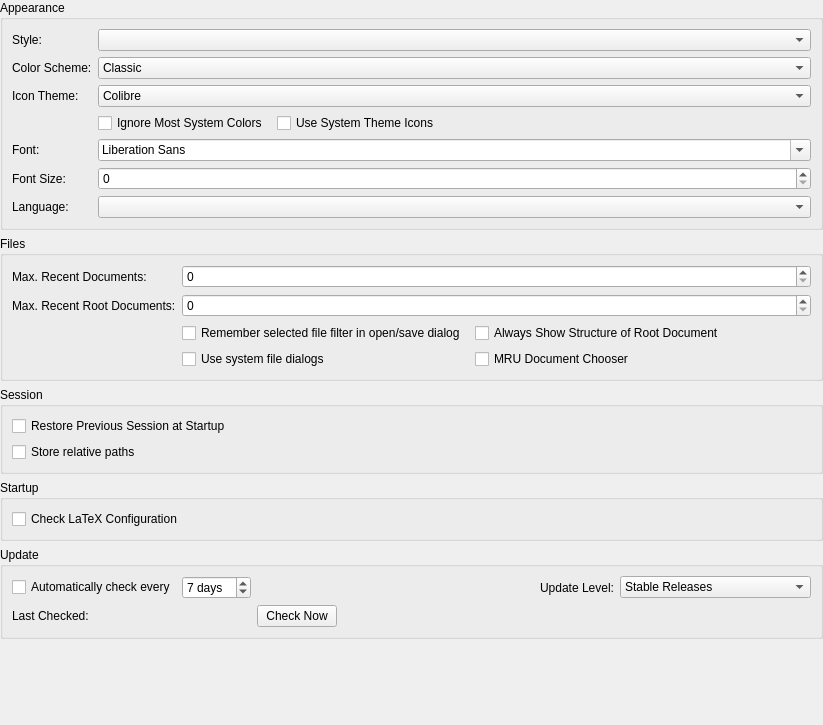
             <widget class="QWidget" name="scrollAreaWidgetContents">
              <property name="geometry">
               <rect>
                <x>0</x>
                <y>0</y>
                <width>823</width>
                <height>725</height>
               </rect>
              </property>
              <layout class="QVBoxLayout" name="verticalLayout">
               <property name="leftMargin">
                <number>0</number>
               </property>
               <property name="topMargin">
                <number>0</number>
               </property>
               <property name="rightMargin">
                <number>0</number>
               </property>
               <property name="bottomMargin">
                <number>0</number>
               </property>
               <item>
                <widget class="QGroupBox" name="groupBox_Appearance">
                 <property name="title">
                  <string>Appearance</string>
                 </property>
                 <layout class="QGridLayout" columnstretch="0,0,1,0">
                  <item row="0" column="1" colspan="3">
                   <widget class="QComboBox" name="comboBoxInterfaceStyle">
                    <property name="sizePolicy">
                     <sizepolicy hsizetype="MinimumExpanding" vsizetype="Preferred">
                      <horstretch>0</horstretch>
                      <verstretch>0</verstretch>
                     </sizepolicy>
                    </property>
                   </widget>
                  </item>
                  <item row="1" column="0">
                   <widget class="QLabel" name="label_14">
                    <property name="text">
                     <string>Color Scheme:</string>
                    </property>
                   </widget>
                  </item>
                  <item row="5" column="1" colspan="3">
                   <widget class="QFontComboBox" name="comboBoxInterfaceFont">
                    <property name="sizePolicy">
                     <sizepolicy hsizetype="Expanding" vsizetype="Preferred">
                      <horstretch>0</horstretch>
                      <verstretch>0</verstretch>
                     </sizepolicy>
                    </property>
                   </widget>
                  </item>
                  <item row="10" column="1" colspan="3">
                   <widget class="QComboBox" name="comboBoxLanguage">
                    <property name="sizePolicy">
                     <sizepolicy hsizetype="Expanding" vsizetype="Preferred">
                      <horstretch>0</horstretch>
                      <verstretch>0</verstretch>
                     </sizepolicy>
                    </property>
                   </widget>
                  </item>
                  <item row="0" column="0">
                   <widget class="QLabel" name="label_3">
                    <property name="sizePolicy">
                     <sizepolicy hsizetype="Minimum" vsizetype="Preferred">
                      <horstretch>0</horstretch>
                      <verstretch>0</verstretch>
                     </sizepolicy>
                    </property>
                    <property name="text">
                     <string>Style:</string>
                    </property>
                   </widget>
                  </item>
                  <item row="6" column="1" colspan="3">
                   <widget class="QSpinBox" name="spinBoxInterfaceFontSize">
                    <property name="sizePolicy">
                     <sizepolicy hsizetype="Expanding" vsizetype="Preferred">
                      <horstretch>0</horstretch>
                      <verstretch>0</verstretch>
                     </sizepolicy>
                    </property>
                   </widget>
                  </item>
                  <item row="10" column="0">
                   <widget class="QLabel" name="label_9">
                    <property name="sizePolicy">
                     <sizepolicy hsizetype="Minimum" vsizetype="Preferred">
                      <horstretch>0</horstretch>
                      <verstretch>0</verstretch>
                     </sizepolicy>
                    </property>
                    <property name="text">
                     <string>Language:</string>
                    </property>
                   </widget>
                  </item>
                  <item row="5" column="0">
                   <widget class="QLabel" name="label_5">
                    <property name="sizePolicy">
                     <sizepolicy hsizetype="Minimum" vsizetype="Preferred">
                      <horstretch>0</horstretch>
                      <verstretch>0</verstretch>
                     </sizepolicy>
                    </property>
                    <property name="text">
                     <string>Font:</string>
                    </property>
                   </widget>
                  </item>
                  <item row="1" column="1" colspan="3">
                   <widget class="QComboBox" name="comboBoxInterfaceModernStyle">
                    <item>
                     <property name="text">
                      <string>Classic</string>
                     </property>
                    </item>
                    <item>
                     <property name="text">
                      <string>Modern</string>
                     </property>
                    </item>
                    <item>
                     <property name="text">
                      <string>Modern - dark</string>
                     </property>
                    </item>
                   </widget>
                  </item>
                  <item row="6" column="0">
                   <widget class="QLabel" name="label_7">
                    <property name="sizePolicy">
                     <sizepolicy hsizetype="Minimum" vsizetype="Preferred">
                      <horstretch>0</horstretch>
                      <verstretch>0</verstretch>
                     </sizepolicy>
                    </property>
                    <property name="text">
                     <string>Font Size:</string>
                    </property>
                   </widget>
                  </item>
                  <item row="4" column="1" colspan="3">
                   <layout class="QHBoxLayout">
                    <property name="spacing">
                     <number>9</number>
                    </property>
                    <item>
                     <widget class="QCheckBox" name="checkBoxUseTexmakerPalette">
                      <property name="text">
                       <string>Ignore Most System Colors</string>
                      </property>
                      <property name="advancedOption" stdset="0">
                       <bool>true</bool>
                      </property>
                     </widget>
                    </item>
                    <item>
                     <widget class="QCheckBox" name="checkBoxUseSystemTheme">
                      <property name="text">
                       <string>Use System Theme Icons</string>
                      </property>
                      <property name="advancedOption" stdset="0">
                       <bool>true</bool>
                      </property>
                     </widget>
                    </item>
                    <item>
                     <spacer>
                      <property name="orientation">
                       <enum>Qt::Orientation::Horizontal</enum>
                      </property>
                      <property name="sizeHint" stdset="0">
                       <size>
                        <width>40</width>
                        <height>0</height>
                       </size>
                      </property>
                     </spacer>
                    </item>
                   </layout>
                  </item>
                  <item row="2" column="0">
                   <widget class="QLabel" name="label_27">
                    <property name="text">
                     <string>Icon Theme:</string>
                    </property>
                   </widget>
                  </item>
                  <item row="2" column="1" colspan="3">
                   <widget class="QComboBox" name="comboBoxInterfaceIconTheme">
                    <item>
                     <property name="text">
                      <string>Colibre</string>
                     </property>
                    </item>
                    <item>
                     <property name="text">
                      <string>Oxygen Modern</string>
                     </property>
                    </item>
                    <item>
                     <property name="text">
                      <string>Oxygen Classic</string>
                     </property>
                    </item>
                   </widget>
                  </item>
                 </layout>
                </widget>
               </item>
               <item>
                <widget class="QGroupBox" name="groupBox_Files">
                 <property name="title">
                  <string>Files</string>
                 </property>
                 <property name="advancedOption" stdset="0">
                  <bool>true</bool>
                 </property>
                 <layout class="QGridLayout" columnstretch="0,0,1">
                  <item row="2" column="0">
                   <widget class="QLabel" name="label_10">
                    <property name="sizePolicy">
                     <sizepolicy hsizetype="Minimum" vsizetype="Preferred">
                      <horstretch>0</horstretch>
                      <verstretch>0</verstretch>
                     </sizepolicy>
                    </property>
                    <property name="text">
                     <string>Max. Recent Root Documents:</string>
                    </property>
                   </widget>
                  </item>
                  <item row="4" column="1">
                   <widget class="QCheckBox" name="checkBoxRememberFileFilter">
                    <property name="text">
                     <string>Remember selected file filter in open/save dialog </string>
                    </property>
                    <property name="advancedOption" stdset="0">
                     <bool>true</bool>
                    </property>
                   </widget>
                  </item>
                  <item row="2" column="1" colspan="2">
                   <widget class="QSpinBox" name="spinBoxMaxRecentProjects">
                    <property name="sizePolicy">
                     <sizepolicy hsizetype="Expanding" vsizetype="Preferred">
                      <horstretch>0</horstretch>
                      <verstretch>0</verstretch>
                     </sizepolicy>
                    </property>
                    <property name="maximum">
                     <number>10000</number>
                    </property>
                   </widget>
                  </item>
                  <item row="1" column="0">
                   <widget class="QLabel" name="label_8">
                    <property name="sizePolicy">
                     <sizepolicy hsizetype="Minimum" vsizetype="Preferred">
                      <horstretch>0</horstretch>
                      <verstretch>0</verstretch>
                     </sizepolicy>
                    </property>
                    <property name="text">
                     <string>Max. Recent Documents:</string>
                    </property>
                   </widget>
                  </item>
                  <item row="1" column="1" colspan="2">
                   <widget class="QSpinBox" name="spinBoxMaxRecentFiles">
                    <property name="sizePolicy">
                     <sizepolicy hsizetype="Expanding" vsizetype="Preferred">
                      <horstretch>0</horstretch>
                      <verstretch>0</verstretch>
                     </sizepolicy>
                    </property>
                    <property name="maximum">
                     <number>10000</number>
                    </property>
                   </widget>
                  </item>
                  <item row="6" column="1">
                   <widget class="QCheckBox" name="checkBoxUseNativeFileDialog">
                    <property name="text">
                     <string>Use system file dialogs</string>
                    </property>
                   </widget>
                  </item>
                  <item row="4" column="2">
                   <widget class="QCheckBox" name="checkBoxParseRootDoc">
                    <property name="text">
                     <string>Always Show Structure of Root Document</string>
                    </property>
                    <property name="advancedOption" stdset="0">
                     <bool>true</bool>
                    </property>
                   </widget>
                  </item>
                  <item row="6" column="2">
                   <widget class="QCheckBox" name="checkBoxMRUDocumentChooser">
                    <property name="text">
                     <string>MRU Document Chooser</string>
                    </property>
                    <property name="advancedOption" stdset="0">
                     <bool>true</bool>
                    </property>
                   </widget>
                  </item>
                 </layout>
                </widget>
               </item>
               <item>
                <widget class="QGroupBox" name="groupBox_Session">
                 <property name="title">
                  <string>Session</string>
                 </property>
                 <property name="advancedOption" stdset="0">
                  <bool>true</bool>
                 </property>
                 <layout class="QVBoxLayout" name="verticalLayout_10">
                  <item>
                   <widget class="QCheckBox" name="checkBoxRestoreSession">
                    <property name="text">
                     <string>Restore Previous Session at Startup</string>
                    </property>
                   </widget>
                  </item>
                  <item>
                   <widget class="QCheckBox" name="checkBoxSessionStoreRelativePaths">
                    <property name="text">
                     <string>Store relative paths</string>
                    </property>
                    <property name="advancedOption" stdset="0">
                     <bool>true</bool>
                    </property>
                   </widget>
                  </item>
                 </layout>
                </widget>
               </item>
               <item>
                <widget class="QGroupBox" name="groupBox_Startup">
                 <property name="title">
                  <string>Startup</string>
                 </property>
                 <layout class="QVBoxLayout" name="verticalLayout_14">
                  <item>
                   <widget class="QCheckBox" name="checkBoxCheckLatexConfiguration">
                    <property name="text">
                     <string>Check LaTeX Configuration</string>
                    </property>
                   </widget>
                  </item>
                 </layout>
                </widget>
               </item>
               <item>
                <widget class="QGroupBox" name="groupBox_Update">
                 <property name="title">
                  <string>Update</string>
                 </property>
                 <layout class="QGridLayout" name="gridLayout03">
                  <item row="0" column="6">
                   <widget class="QComboBox" name="comboBoxUpdateLevel">
                    <property name="sizePolicy">
                     <sizepolicy hsizetype="Expanding" vsizetype="Fixed">
                      <horstretch>0</horstretch>
                      <verstretch>0</verstretch>
                     </sizepolicy>
                    </property>
                    <property name="toolTip">
                     <string>Defines the kinds of update notifications you will receive:
- Stable Releases: Choose this if stability is most important to you.
- Release Candidates: Are close to a future release in terms of features and stability. Choose this to get previews of future releases and help us by testing the version before it's been published as an official release. (Stable releases are notified as well)
- Development Versions: Contain the latest features, but might be unstable. (Stable releases and release candidates are notified as well).</string>
                    </property>
                    <item>
                     <property name="text">
                      <string>Stable Releases</string>
                     </property>
                    </item>
                    <item>
                     <property name="text">
                      <string>Release Candidates</string>
                     </property>
                    </item>
                    <item>
                     <property name="text">
                      <string>Development Versions</string>
                     </property>
                    </item>
                   </widget>
                  </item>
                  <item row="1" column="4">
                   <spacer name="horizontalSpacer_7">
                    <property name="orientation">
                     <enum>Qt::Orientation::Horizontal</enum>
                    </property>
                    <property name="sizeHint" stdset="0">
                     <size>
                      <width>40</width>
                      <height>20</height>
                     </size>
                    </property>
                   </spacer>
                  </item>
                  <item row="1" column="3">
                   <widget class="QPushButton" name="pushButtonUpdateCheckNow">
                    <property name="text">
                     <string>Check Now</string>
                    </property>
                   </widget>
                  </item>
                  <item row="0" column="3" colspan="2">
                   <spacer name="horizontalSpacer_4">
                    <property name="orientation">
                     <enum>Qt::Orientation::Horizontal</enum>
                    </property>
                    <property name="sizeHint" stdset="0">
                     <size>
                      <width>40</width>
                      <height>20</height>
                     </size>
                    </property>
                   </spacer>
                  </item>
                  <item row="1" column="1">
                   <widget class="QLabel" name="labelUpdateCheckDate">
                    <property name="text">
                     <string notr="true">&lt;checkDate&gt;</string>
                    </property>
                   </widget>
                  </item>
                  <item row="1" column="0">
                   <widget class="QLabel" name="label_56">
                    <property name="text">
                     <string>Last Checked:</string>
                    </property>
                   </widget>
                  </item>
                  <item row="0" column="1">
                   <widget class="QSpinBox" name="spinBoxAutoUpdateCheckIntervalDays">
                    <property name="suffix">
                     <string> days</string>
                    </property>
                    <property name="minimum">
                     <number>0</number>
                    </property>
                    <property name="value">
                     <number>7</number>
                    </property>
                   </widget>
                  </item>
                  <item row="0" column="0">
                   <widget class="QCheckBox" name="checkBoxAutoUpdateCheck">
                    <property name="text">
                     <string>Automatically check every</string>
                    </property>
                   </widget>
                  </item>
                  <item row="0" column="5">
                   <widget class="QLabel" name="label_74">
                    <property name="text">
                     <string>Update Level:</string>
                    </property>
                   </widget>
                  </item>
                 </layout>
                </widget>
               </item>
               <item>
                <spacer>
                 <property name="orientation">
                  <enum>Qt::Orientation::Vertical</enum>
                 </property>
                 <property name="sizeType">
                  <enum>QSizePolicy::Policy::MinimumExpanding</enum>
                 </property>
                 <property name="sizeHint" stdset="0">
                  <size>
                   <width>20</width>
                   <height>0</height>
                  </size>
                 </property>
                </spacer>
               </item>
              </layout>
             </widget>
